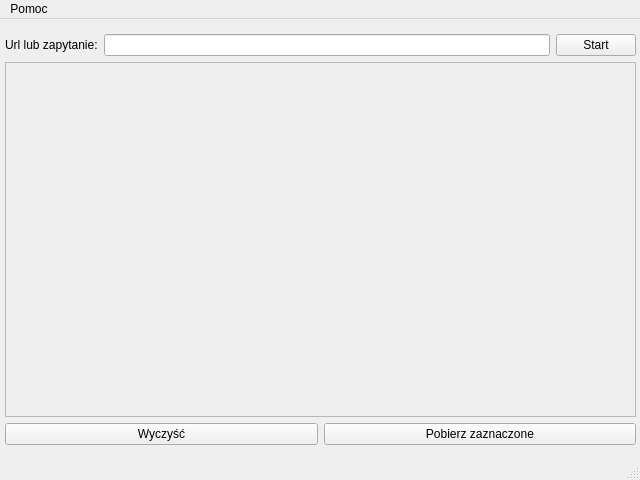
<?xml version="1.0" encoding="UTF-8"?>
<ui version="4.0">
 <class>MainWindow</class>
 <widget class="QMainWindow" name="MainWindow">
  <property name="geometry">
   <rect>
    <x>0</x>
    <y>0</y>
    <width>640</width>
    <height>480</height>
   </rect>
  </property>
  <property name="sizePolicy">
   <sizepolicy hsizetype="Fixed" vsizetype="Fixed">
    <horstretch>0</horstretch>
    <verstretch>0</verstretch>
   </sizepolicy>
  </property>
  <property name="acceptDrops">
   <bool>true</bool>
  </property>
  <property name="windowTitle">
   <string>pr-dl v.0.9.2</string>
  </property>
  <property name="windowIcon">
   <iconset theme="QIcon::ThemeIcon::EditDelete"/>
  </property>
  <widget class="QWidget" name="centralwidget">
   <widget class="QWidget" name="verticalLayoutWidget">
    <property name="geometry">
     <rect>
      <x>0</x>
      <y>10</y>
      <width>641</width>
      <height>421</height>
     </rect>
    </property>
    <layout class="QVBoxLayout" name="verticalLayout">
     <property name="leftMargin">
      <number>5</number>
     </property>
     <property name="topMargin">
      <number>5</number>
     </property>
     <property name="rightMargin">
      <number>5</number>
     </property>
     <property name="bottomMargin">
      <number>5</number>
     </property>
     <item>
      <layout class="QHBoxLayout" name="horizontalLayout">
       <item>
        <widget class="QLabel" name="label">
         <property name="text">
          <string>Url lub zapytanie:</string>
         </property>
        </widget>
       </item>
       <item>
        <widget class="QLineEdit" name="lineEdit">
         <property name="text">
          <string/>
         </property>
        </widget>
       </item>
       <item>
        <widget class="QPushButton" name="prdl_start">
         <property name="text">
          <string>Start</string>
         </property>
         <property name="icon">
          <iconset theme="QIcon::ThemeIcon::MediaPlaybackStart"/>
         </property>
        </widget>
       </item>
      </layout>
     </item>
     <item>
      <widget class="QScrollArea" name="scrollArea">
       <property name="widgetResizable">
        <bool>true</bool>
       </property>
       <widget class="QWidget" name="scrollAreaWidgetContents">
        <property name="geometry">
         <rect>
          <x>0</x>
          <y>0</y>
          <width>629</width>
          <height>357</height>
         </rect>
        </property>
       </widget>
      </widget>
     </item>
     <item>
      <layout class="QHBoxLayout" name="horizontalLayout_2">
       <item>
        <widget class="QPushButton" name="prdl_clear">
         <property name="text">
          <string>Wyczyść</string>
         </property>
         <property name="icon">
          <iconset theme="QIcon::ThemeIcon::ApplicationExit"/>
         </property>
        </widget>
       </item>
       <item>
        <widget class="QPushButton" name="pushButton_2">
         <property name="text">
          <string>Pobierz zaznaczone</string>
         </property>
         <property name="icon">
          <iconset theme="QIcon::ThemeIcon::GoDown"/>
         </property>
        </widget>
       </item>
      </layout>
     </item>
    </layout>
   </widget>
  </widget>
  <widget class="QMenuBar" name="menubar">
   <property name="geometry">
    <rect>
     <x>0</x>
     <y>0</y>
     <width>640</width>
     <height>17</height>
    </rect>
   </property>
   <widget class="QMenu" name="menuHelp">
    <property name="title">
     <string>Pomoc</string>
    </property>
    <addaction name="actionGitHub_repository"/>
   </widget>
   <addaction name="menuHelp"/>
  </widget>
  <widget class="QStatusBar" name="statusbar"/>
  <action name="actionAbut_pr_dl">
   <property name="text">
    <string>Abut pr-dl</string>
   </property>
  </action>
  <action name="actionGitHub_repository">
   <property name="checkable">
    <bool>false</bool>
   </property>
   <property name="text">
    <string>Repozytorium na GitHubie</string>
   </property>
  </action>
 </widget>
 <resources/>
 <connections/>
</ui>
